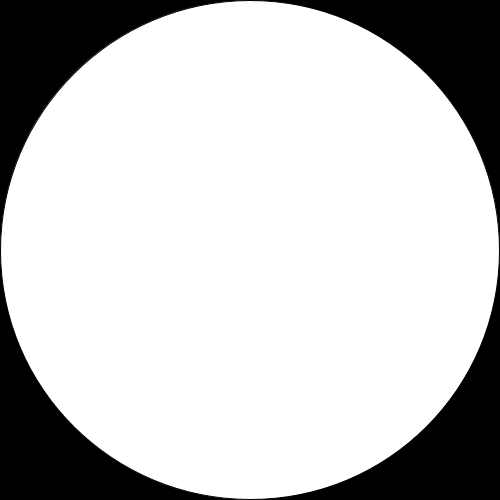
Frame 1 (no input)
Frame 60 (the mouse pressed at the canvas centre just before this capture): identical to frame 1, image omitted
Frame 120 (the mouse held since frame 60 and released just before this capture): blank canvas, image omitted

The Processing sketch that drew this single still picture (run headless with seeded random() and noise(); from frame 60 on, the mouse is pressed at the canvas centre):

// Processing sketch: MidtermPrac1
// ── MidtermPrac1.pde
//map the radius of the circle to how close your mouse is to the center of the circle
//in other words, your ellipse should get smaller the closer you are to the center

//right now, the size is mapped along the x axis

float size; 

int xPos, yPos; 
int dist;

void setup(){
  size(500, 500); 
  xPos = width/2; 
  yPos = height/2; 
}

void draw(){
  background(0); 
  dist = int(dist(mouseX, mouseY, width/2, height/2));
  println(dist);
  
  //hint, in order to figure out the 3rd parameter for your map function, 
  //you will have to use pythagoreans theorem to calculate the maximum distance 
  //your mouse can be from the center of the ellipse 
  size = map(dist, 0, (sqrt(2)*(width/2)), 0, width ); 
  ellipse(width/2, height/2, size, size); 
}
